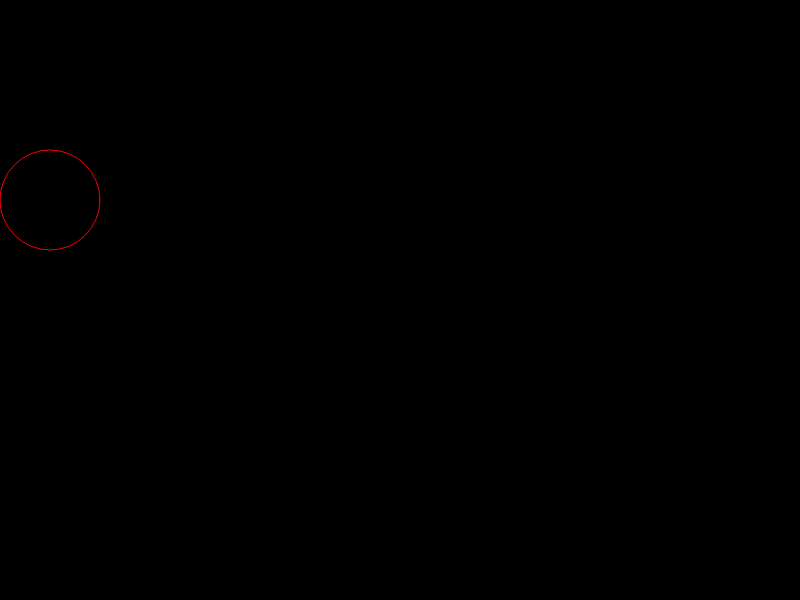
Frame 1 (no input)
Frame 60 (no input): identical to frame 1, image omitted
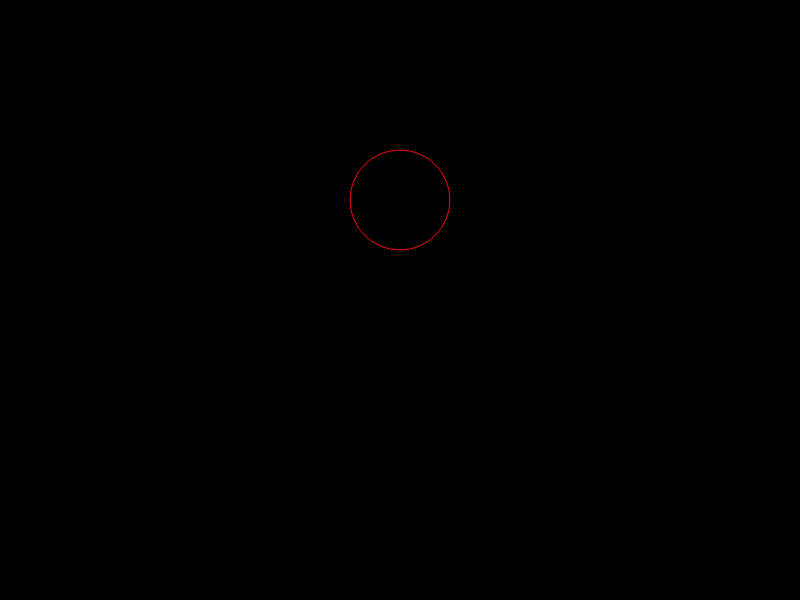
Frame 120 (the mouse pressed at the canvas centre since frame 60)

The p5.js sketch that drew these frames (run headless with seeded random() and noise() and a simulated clock; from frame 60 on, the mouse is pressed at the canvas centre):

// p5.js sketch
// ── sketch.js
function setup()
{
	createCanvas(800, 600);
	noFill();
	stroke(255, 0, 0);
}

function draw()

{   background(0);
	if (mouseX < 100) {

		ellipse(50, 200, 100, 100);
	} else if(mouseX>300) {
		ellipse(400, 200, 100, 100);
	}
}  

     
